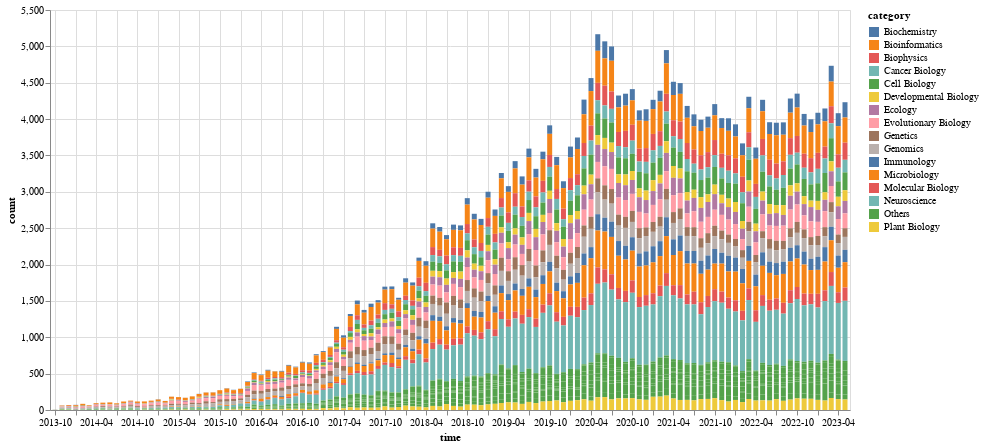

Notebook cell for this chart:
### Code cell
p_biorxiv_ts_cat_sum = alt.Chart(biorxiv_ts_cat_sum).mark_bar() \
    .encode(
        alt.X("time:T", axis=alt.Axis(format="%Y-%m")),
        y="count:Q",
        color="category:N",
    ) \
    .properties(
        width=800,
        height=400
    )
p_biorxiv_ts_cat_sum

### Figure 1 — Vega-Lite specification as saved in the notebook (floating-point values rounded to 4 significant figures; data arrays with more than 128 entries replaced by an {"elided": "..."} marker saying what was removed)
{"config": {"view": {"continuousWidth": 300, "continuousHeight": 300}}, "data": {"name": "data-5250f51af16700bd75f8ea1eae9b2114"}, "mark": {"type": "bar"}, "encoding": {"color": {"field": "category", "type": "nominal"}, "x": {"axis": {"format": "%Y-%m"}, "field": "time", "type": "temporal"}, "y": {"field": "count", "type": "quantitative"}}, "height": 400, "width": 800, "$schema": "https://vega.github.io/schema/vega-lite/v5.8.0.json", "datasets": {"data-5250f51af16700bd75f8ea1eae9b2114": {"elided": "2857 records"}}}
